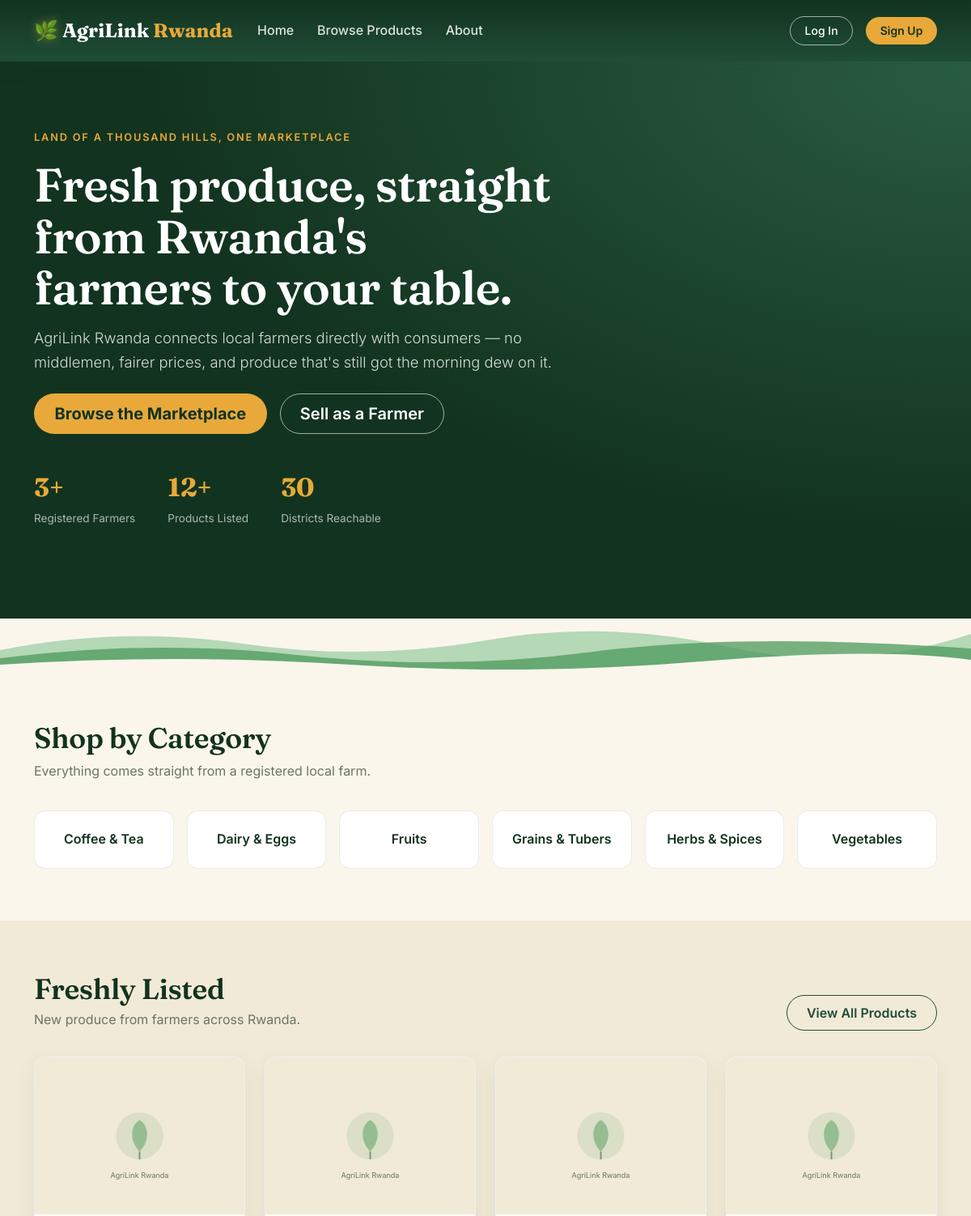
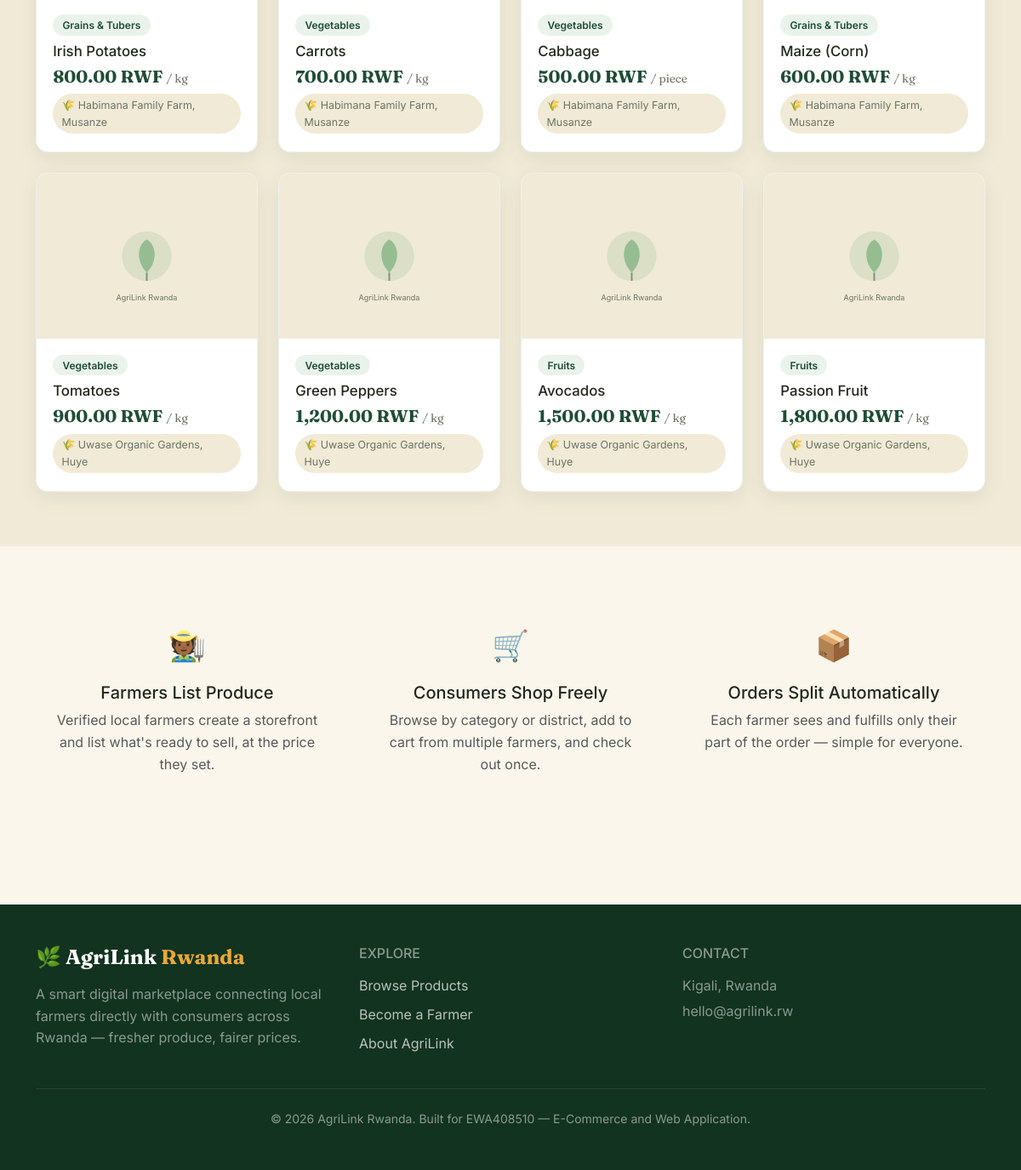
The page / on the database its author committed (2 pictures, top to bottom).
### tables this page shows
CREATE TABLE categories (
    id INT AUTO_INCREMENT PRIMARY KEY,
    name VARCHAR(100) NOT NULL UNIQUE,
    slug VARCHAR(120) NOT NULL UNIQUE,
    description VARCHAR(255) DEFAULT NULL
);

CREATE TABLE products (
    id INT AUTO_INCREMENT PRIMARY KEY,
    farmer_id INT NOT NULL,
    category_id INT NOT NULL,
    name VARCHAR(150) NOT NULL,
    slug VARCHAR(180) NOT NULL UNIQUE,
    description TEXT DEFAULT NULL,
    price DECIMAL(10,2) NOT NULL,
    unit VARCHAR(20) NOT NULL DEFAULT 'kg',
    stock_quantity INT NOT NULL DEFAULT 0,
    image_url VARCHAR(255) DEFAULT '/assets/images/product-placeholder.svg',
    is_active TINYINT(1) NOT NULL DEFAULT 1,
    created_at TIMESTAMP DEFAULT CURRENT_TIMESTAMP,
    updated_at TIMESTAMP DEFAULT CURRENT_TIMESTAMP ON UPDATE CURRENT_TIMESTAMP,
    FOREIGN KEY (farmer_id) REFERENCES farmer_profiles(id) ON DELETE CASCADE,
    FOREIGN KEY (category_id) REFERENCES categories(id),
    INDEX idx_products_category (category_id),
    INDEX idx_products_farmer (farmer_id)
);

CREATE TABLE farmer_profiles (
    id INT AUTO_INCREMENT PRIMARY KEY,
    user_id INT NOT NULL,
    farm_name VARCHAR(150) NOT NULL,
    district VARCHAR(100) NOT NULL,
    sector VARCHAR(100) DEFAULT NULL,
    bio TEXT DEFAULT NULL,
    is_approved TINYINT(1) NOT NULL DEFAULT 1,
    created_at TIMESTAMP DEFAULT CURRENT_TIMESTAMP,
    FOREIGN KEY (user_id) REFERENCES users(id) ON DELETE CASCADE,
    UNIQUE KEY uniq_farmer_user (user_id)
);

### includes/auth.php (called while the page is built, shortened)
<?php
function currentUser() {
    return $_SESSION['user'] ?? null;
}

### classes/FarmerProfile.php (called while the page is built, shortened)
<?php
class FarmerProfile
{
    private PDO $pdo;
    public function __construct(PDO $pdo)
    {
        $this->pdo = $pdo;
    }
    public function count(): int
    {
        return (int)$this->pdo->query('SELECT COUNT(*) AS c FROM farmer_profiles')->fetch()['c'];
    }
}

### classes/Product.php (called while the page is built, shortened)
<?php
class Product
{
    private PDO $pdo;
    public function __construct(PDO $pdo)
    {
        $this->pdo = $pdo;
    }
    private function baseSelect(): string
    {
        return "SELECT p.*, c.name AS category_name, c.slug AS category_slug,
                       fp.farm_name, fp.district, u.full_name AS farmer_name
                FROM products p
                JOIN categories c ON c.id = p.category_id
                JOIN farmer_profiles fp ON fp.id = p.farmer_id
                JOIN users u ON u.id = fp.user_id";
    }
    public function featured(int $limit = 8): array
    {
        $stmt = $this->pdo->prepare($this->baseSelect() . ' WHERE p.is_active = 1 ORDER BY p.created_at DESC LIMIT :lim');
        $stmt->bindValue(':lim', $limit, PDO::PARAM_INT);
        $stmt->execute();
        return $stmt->fetchAll();
    }
    public function count(): int
    {
        return (int)$this->pdo->query('SELECT COUNT(*) AS c FROM products')->fetch()['c'];
    }
}

### classes/Category.php (called while the page is built, shortened)
<?php
class Category
{
    private PDO $pdo;
    public function __construct(PDO $pdo)
    {
        $this->pdo = $pdo;
    }
    public function all(): array
    {
        return $this->pdo->query('SELECT * FROM categories ORDER BY name ASC')->fetchAll();
    }
}

### includes/functions.php (called while the page is built, shortened)
<?php
function formatMoney($amount) {
    return number_format((float)$amount, 2) . ' RWF';
}
function e($value) {
    return htmlspecialchars($value ?? '', ENT_QUOTES, 'UTF-8');
}

### index.php (the view, shortened to what this page needs)
<?php
require_once __DIR__ . '/config/bootstrap.php';
$productModel = new Product($pdo);
$categoryModel = new Category($pdo);
$farmerModel = new FarmerProfile($pdo);
$featuredProducts = $productModel->featured(8);
$categories = array_slice($categoryModel->all(), 0, 6);
$farmerCount = $farmerModel->count();
$productCount = $productModel->count();
require __DIR__ . '/includes/header.php';
require __DIR__ . '/includes/navbar.php';
?>
<section class="agri-hero">
    <div class="container">
        <div class="row align-items-center">
            <div class="col-lg-7">
                <span class="eyebrow">Land of a thousand hills, one marketplace</span>
                <h1 class="mt-3 mb-3">Fresh produce, straight from Rwanda's farmers to your table.</h1>
                <p class="lead">AgriLink Rwanda connects local farmers directly with consumers &mdash; no middlemen, fairer prices, and produce that's still got the morning dew on it.</p>
                <div class="d-flex flex-wrap gap-3 mt-4">
                    <a href="/products.php" class="btn btn-agri-gold btn-lg">Browse the Marketplace</a>
                    <a href="/auth/register.php" class="btn btn-agri-outline btn-lg" style="border-color:rgba(255,255,255,0.6); color:#fff;">Sell as a Farmer</a>
                </div>
                <div class="agri-hero-stats">
                    <div>
                        <span class="stat-num"><?= (int)$farmerCount ?>+</span>
                        <span class="stat-label">Registered Farmers</span>
                    </div>
                    <div>
                        <span class="stat-num"><?= (int)$productCount ?>+</span>
                        <span class="stat-label">Products Listed</span>
                    </div>
                    <div>
                        <span class="stat-num">30</span>
                        <span class="stat-label">Districts Reachable</span>
                    </div>
                </div>
            </div>
        </div>
    </div>
</section>
<div class="agri-terraces">
</div>
<section class="agri-section">
    <div class="container">
        <h2 class="agri-section-title">Shop by Category</h2>
        <p class="agri-section-sub">Everything comes straight from a registered local farm.</p>
        <div class="row g-3">
            <?php foreach ($categories as $cat): ?>
                <div class="col-6 col-md-4 col-lg-2">
                    <a class="agri-category-pill" href="/products.php?category=<?= e($cat['slug']) ?>"><?= e($cat['name']) ?></a>
                </div>
            <?php endforeach; ?>
        </div>
    </div>
</section>
<section class="agri-section" style="background: var(--cream-deep);">
    <div class="container">
        <div class="d-flex justify-content-between align-items-end flex-wrap gap-2">
            <div>
                <h2 class="agri-section-title mb-1">Freshly Listed</h2>
                <p class="agri-section-sub mb-0">New produce from farmers across Rwanda.</p>
            </div>
            <a href="/products.php" class="btn btn-agri-outline">View All Products</a>
        </div>
        <div class="row g-4 mt-2">
            <?php foreach ($featuredProducts as $product): ?>
                <div class="col-6 col-md-4 col-lg-3">
                    <a href="/product.php?slug=<?= e($product['slug']) ?>" class="text-decoration-none text-reset">
                        <div class="agri-card">
                            <div class="card-img-wrap">
                                <img src="<?= e($product['image_url']) ?>" alt="<?= e($product['name']) ?>">
                            </div>
                            <div class="card-body">
                                <span class="badge-category"><?= e($product['category_name']) ?></span>
                                <h5 class="mt-2 mb-1" style="font-size:1.05rem;"><?= e($product['name']) ?></h5>
                                <p class="agri-price mb-1"><?= formatMoney($product['price']) ?> <span class="agri-unit">/ <?= e($product['unit']) ?></span></p>
                                <span class="agri-farmer-tag">🌾 <?= e($product['farm_name']) ?>, <?= e($product['district']) ?></span>
                            </div>
                        </div>
                    </a>
                </div>
            <?php endforeach; ?>
        </div>
    </div>
</section>
<section class="agri-section">
    <div class="container">
        <div class="row g-4 text-center">
            <div class="col-md-4">
                <div class="p-4">
                    <div style="font-size:2.2rem;">🧑🏾‍🌾</div>
                    <h5 class="mt-3">Farmers List Produce</h5>
                    <p class="text-muted">Verified local farmers create a storefront and list what's ready to sell, at the price they set.</p>
                </div>
            </div>
            <div class="col-md-4">
                <div class="p-4">
                    <div style="font-size:2.2rem;">🛒</div>
                    <h5 class="mt-3">Consumers Shop Freely</h5>
                    <p class="text-muted">Browse by category or district, add to cart from multiple farmers, and check out once.</p>
                </div>
            </div>
            <div class="col-md-4">
                <div class="p-4">
                    <div style="font-size:2.2rem;">📦</div>
                    <h5 class="mt-3">Orders Split Automatically</h5>
                    <p class="text-muted">Each farmer sees and fulfills only their part of the order &mdash; simple for everyone.</p>
                </div>
            </div>
        </div>
    </div>
</section>
<?php require __DIR__ . '/includes/footer.php'; ?>

### includes/header.php (shortened to what this page needs)
<!DOCTYPE html>
<html lang="en">
<head>
    <link href="https://cdn.jsdelivr.net/npm/bootstrap@5.3.3/dist/css/bootstrap.min.css" rel="stylesheet">
    <link href="/assets/css/style.css" rel="stylesheet">
</head>
<body>

### includes/navbar.php (shortened to what this page needs)
<?php $user = currentUser(); ?>
<nav class="navbar navbar-expand-lg navbar-dark sticky-top agri-navbar">
    <div class="container">
        <a class="navbar-brand agri-brand" href="/index.php">
            <span class="agri-logo">🌿</span> AgriLink <span class="agri-brand-accent">Rwanda</span>
        </a>
        <div class="collapse navbar-collapse" id="mainNav">
            <ul class="navbar-nav me-auto mb-2 mb-lg-0">
                <li class="nav-item"><a class="nav-link" href="/index.php">Home</a></li>
                <li class="nav-item"><a class="nav-link" href="/products.php">Browse Products</a></li>
                <li class="nav-item"><a class="nav-link" href="/about.php">About</a></li>
            </ul>
            <ul class="navbar-nav align-items-lg-center gap-lg-2">
                <?php if ($user): ?>
                    <?php if ($user['role'] === 'consumer'): ?>
                        <li class="nav-item">
                            <a class="nav-link position-relative" href="/cart.php">
                                Cart
                                <span class="badge rounded-pill agri-cart-badge"><?= (int)cartItemCount($pdo) ?></span>
                            </a>
                        </li>
                        <li class="nav-item"><a class="nav-link" href="/my-orders.php">My Orders</a></li>
                    <?php endif; ?>
                    <li class="nav-item"><span class="nav-link disabled text-white-50">Hi, <?= e($user['full_name']) ?></span></li>
                    <li class="nav-item"><a class="btn btn-sm agri-btn-outline" href="/auth/logout.php">Log Out</a></li>
                <?php else: ?>
                    <li class="nav-item"><a class="btn btn-sm agri-btn-outline me-lg-2" href="/auth/login.php">Log In</a></li>
                    <li class="nav-item"><a class="btn btn-sm agri-btn-solid" href="/auth/register.php">Sign Up</a></li>
                <?php endif; ?>
            </ul>
        </div>
    </div>
</nav>

### includes/footer.php (shortened to what this page needs)
    <footer class="agri-footer mt-5">
        <div class="container py-5">
            <div class="row g-4">
                <div class="col-md-4">
                    <h5 class="agri-brand mb-3">🌿 AgriLink <span class="agri-brand-accent">Rwanda</span></h5>
                    <p class="text-white-50">A smart digital marketplace connecting local farmers directly with consumers across Rwanda — fresher produce, fairer prices.</p>
                </div>
                <div class="col-md-4">
                    <h6 class="text-uppercase text-white-50 mb-3">Explore</h6>
                    <ul class="list-unstyled agri-footer-links">
                        <li><a href="/products.php">Browse Products</a></li>
                        <li><a href="/auth/register.php">Become a Farmer</a></li>
                        <li><a href="/about.php">About AgriLink</a></li>
                    </ul>
                </div>
                <div class="col-md-4">
                    <h6 class="text-uppercase text-white-50 mb-3">Contact</h6>
                    <p class="text-white-50 mb-1">Kigali, Rwanda</p>
                    <p class="text-white-50">hello@agrilink.rw</p>
                </div>
            </div>
            <hr class="border-secondary my-4">
            <p class="text-center text-white-50 mb-0 small">&copy; <?= date('Y') ?> AgriLink Rwanda. Built for EWA408510 &mdash; E-Commerce and Web Application.</p>
        </div>
    </footer>
</body>
</html>

### rows shown on the page
categories: name "Coffee & Tea"
categories: name "Dairy & Eggs"
categories: name "Fruits"
categories: name "Grains & Tubers"
categories: name "Herbs & Spices"
categories: name "Vegetables"
products: image_url (placeholder picture), category.name "Grains & Tubers", name "Irish Potatoes", price "800.00 RWF", unit "kg", farmer.farm_name "Habimana Family Farm", farmer.district "Musanze"
products: image_url (placeholder picture), category.name "Vegetables", name "Carrots", price "700.00 RWF", unit "kg", farmer.farm_name "Habimana Family Farm", farmer.district "Musanze"
products: image_url (placeholder picture), category.name "Vegetables", name "Cabbage", price "500.00 RWF", unit "piece", farmer.farm_name "Habimana Family Farm", farmer.district "Musanze"
products: image_url (placeholder picture), category.name "Grains & Tubers", name "Maize (Corn)", price "600.00 RWF", unit "kg", farmer.farm_name "Habimana Family Farm", farmer.district "Musanze"
products: image_url (placeholder picture), category.name "Vegetables", name "Tomatoes", price "900.00 RWF", unit "kg", farmer.farm_name "Uwase Organic Gardens", farmer.district "Huye"
products: image_url (placeholder picture), category.name "Vegetables", name "Green Peppers", price "1,200.00 RWF", unit "kg", farmer.farm_name "Uwase Organic Gardens", farmer.district "Huye"
products: image_url (placeholder picture), category.name "Fruits", name "Avocados", price "1,500.00 RWF", unit "kg", farmer.farm_name "Uwase Organic Gardens", farmer.district "Huye"
products: image_url (placeholder picture), category.name "Fruits", name "Passion Fruit", price "1,800.00 RWF", unit "kg", farmer.farm_name "Uwase Organic Gardens", farmer.district "Huye"

### other values the page prints
$farmerCount "3"
$productCount "12"
